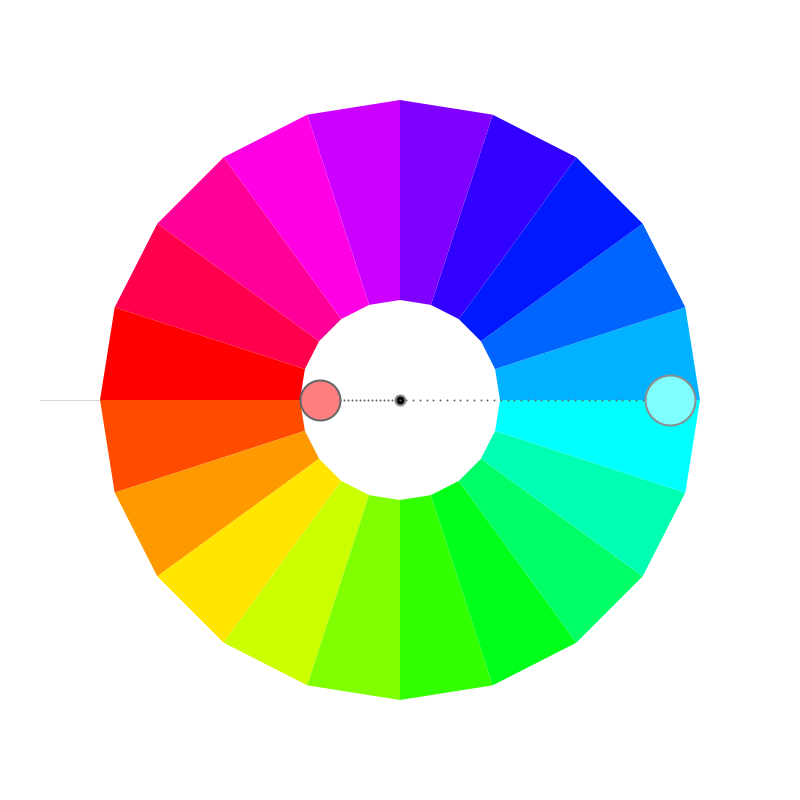
Frame 1 (no input)
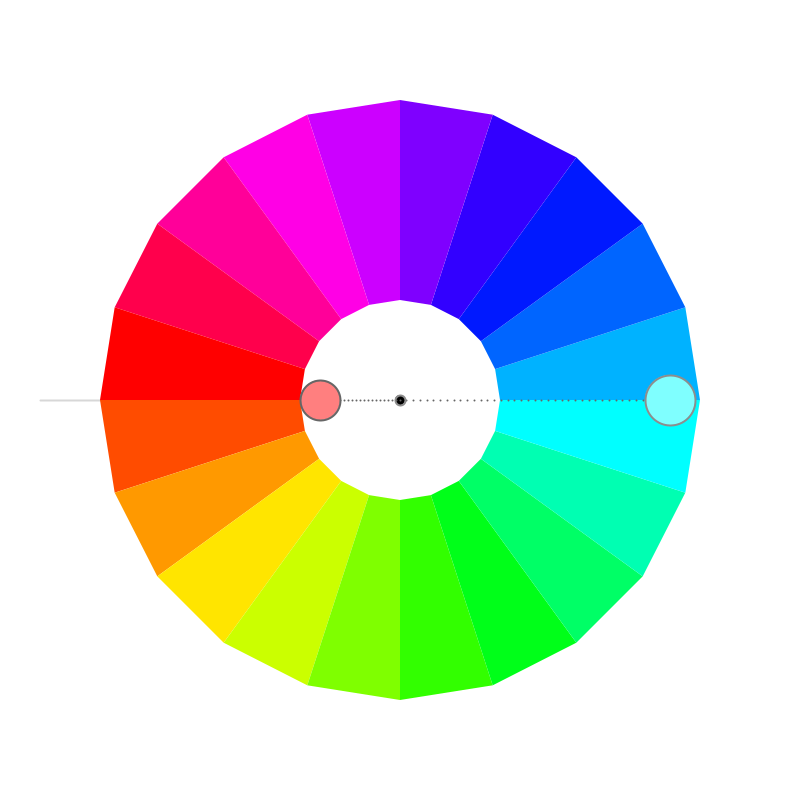
Frame 60 (the mouse pressed at the canvas centre just before this capture)
Frame 120 (the mouse held since frame 60 and released just before this capture): identical to frame 60, image omitted

The Processing sketch that drew these frames (run headless with seeded random() and noise(); from frame 60 on, the mouse is pressed at the canvas centre):

// Processing sketch: processing_153046
// ── processing_153046.pde

/*
 * Creative Coding
 * Week 4, 01 - an interactive colour wheel picker
 * by Indae Hwang and Jon McCormack
 * Copyright (c) 2014 Monash University
 *
 * This program draws an interactive colour selection wheel
 * Drag the colour circle around the hue wheel to change hue, change the distance
 * from the wheel to control brightness.
 *
 * Another colour circle is displayed showing the colour 180 degrees from the current colour
 * 
 */

// colourHandle: the user interface element to changing colours over the wheel
// It has a postion and a size
//
float colorHandleX;
float colorHandleY;
float handleSize = 50;

// boolean isLocked
// the state of handle: when the color handle is pressed, 
// color hand is locked–released as the left mouse button is released 
//
boolean isLocked = false;

// Wheel radius: inner and outer
//
float innerR = 100; // inner
float outerR = 300; // outer
float outerR2 = outerR * 1.2; // limit of the handle's "pull" range

// current and complementry colour
float hueValue = 180;
float brightValue = 100;
float saturation = 50;
float complementryHue = 0;


void setup() {

  size(800, 800);
  colorMode(HSB, 360, 100, 100); // use HSB colour mode, H=0->360, S=0->100, B=0->100

  colorHandleX = width/2+270;
  colorHandleY = height/2;
}


void draw() {
  //Since were using HSB colour mode this clears the display window to white
  //         H  S  B
  background(0, 0, 100);

  // draw reference line at the 0/360 hue boundary
  stroke(0, 40);
  line(width/2 - innerR, height/2, width/2 - outerR2, height/2);

  //draw itten's color wheel - we'll use a QUAD_STRIP for this
  noStroke();
  beginShape(QUAD_STRIP);
  for (int i=0; i<=20; i++) {
    float angle = radians(18*i-90); // 10 x 36 degree steps

    //   Hue   Sat  Brightness
    fill(18*i, 100, 100);  // change the colour as we're building the quads

    //outside(top)
    vertex( width/2 + outerR*sin(angle), height/2 + outerR*cos(angle) );
    //inside(down)
    vertex( width/2 + innerR*sin(angle), height/2 + innerR*cos(angle) );
  }
  endShape(CLOSE);


  // colour handle Position Update
  colorHandleUpdate();

  // call dotline function defined below
  // draw dotted line from center to colorhandle
  dotLine(width/2, height/2, colorHandleX, colorHandleY, 40); 

  //draw color handle
  stroke(200);
  fill(0);
  ellipse(width/2, height/2, 10, 10);

  //   Hue       Sat  Brightness
  fill(hueValue, saturation, brightValue);
  ellipse(colorHandleX, colorHandleY, handleSize, handleSize );

  //complementry color for colorHandle (comHand)
  float angleComHand = atan2(colorHandleY-height/2, colorHandleX-width/2) + PI;
  float radiusComeHand = 80;
  float comHandX = width/2  + radiusComeHand * cos(angleComHand);
  float comHandY = height/2 + radiusComeHand * sin(angleComHand);

  //dotline from center to comHand
  dotLine(width/2, height/2, comHandX, comHandY, 20); 

  complementryHue = calculateCompHue(hueValue);

  //println("hueValue: "+hueValue + " + "+"comhue: "+complementryHue);
println(saturation);
  fill( complementryHue, saturation, brightValue );
  ellipse(comHandX, comHandY, 40, 40);
}

/*
 * calculateCompHue
 *
 * Calculates the complimentary hue from the hue supplied
 */
float calculateCompHue(float hueValue) {

  // Calculate complimentary color with hueValue
  // The complimentary colour should be 180 degrees opposite the selected colour
  if (hueValue >= 180 && hueValue < 360) {
    return hueValue-180;
  } else 
    return hueValue+180;
}


/*
 * colorHandleUpdate
 *
 * Updates the position and orientation of the colour handle based on
 * mouse position when left mouse button is pressed.
 */
void colorHandleUpdate() {

  // isLocked will be true if we pressed the mouse down while over the handle
  if (isLocked) {

    // calculate angle of handle based on mouse position
    // atan2 value is in the range from pi to -pi
    float angle = atan2(mouseY-height/2, mouseX-width/2  );
    float distance = dist(mouseX, mouseY, width/2, height/2);
    float radius = constrain(distance, outerR-200, outerR2-30); 
    colorHandleX = width/2  + radius * cos(angle);
    colorHandleY = height/2 + radius * sin(angle);

    hueValue = map (degrees(angle), -180, 180, 360, 0);

    // map distance from outer edge of the wheel to brightness
    brightValue = map(radius, outerR-100, outerR2-30, 0, 100);

    //Shape for the locked colorHandle 
    stroke(200); 
    fill(complementryHue, saturation, brightValue);
    ellipse(colorHandleX, colorHandleY, handleSize+20, handleSize+20);
  }
}


/*
 * isWithinCircle
 * boolean function that returns true if the mouse is within the circle with centre (x,y) radius r
 */
boolean isWithinCircle(float x, float y, float r) {
  float distance = dist(mouseX, mouseY, x, y);
  return (distance <= r);
}

/*
 * dotLine
 * draw a dotted line from (x1,y1) to (x2,y2)
 */
void dotLine(float x1, float y1, float x2, float y2, int dotDetail) {

  for (int i=0; i<=dotDetail; i++) {
    float dotDetailFloat = (float) dotDetail;
    float dotX = lerp(x1, x2, i/dotDetailFloat);
    float dotY = lerp(y1, y2, i/dotDetailFloat);
    strokeWeight(2);
    stroke(0, 0, 40);
    point(dotX, dotY);
  }
}

/*
 * mousePressed
 * When mouse button is first pressed, check if the user has pressed over the colour handle
 * If so, set isLocked to true to lock manipulation of the handle
 *
 */
void mousePressed() {
  if (isWithinCircle(colorHandleX, colorHandleY, handleSize)) {
    isLocked = true;
  }
}

/*
 * mouseReleased
 * Unlock control of the handle
 *
 */
void mouseReleased() {
  isLocked = false;
}
/*
 * keyReleased function
 *
 * called automatically by Processing when a keyboard key is released
 */
void keyReleased() {

  // up  arrow -- increase saturation
  if (keyCode == UP && saturation <= 100) {
    saturation += 10;
  }

  // down arrow -- decrease saturation
  if ( keyCode == DOWN && saturation >=1) {
    saturation -= 10;
  }

}
